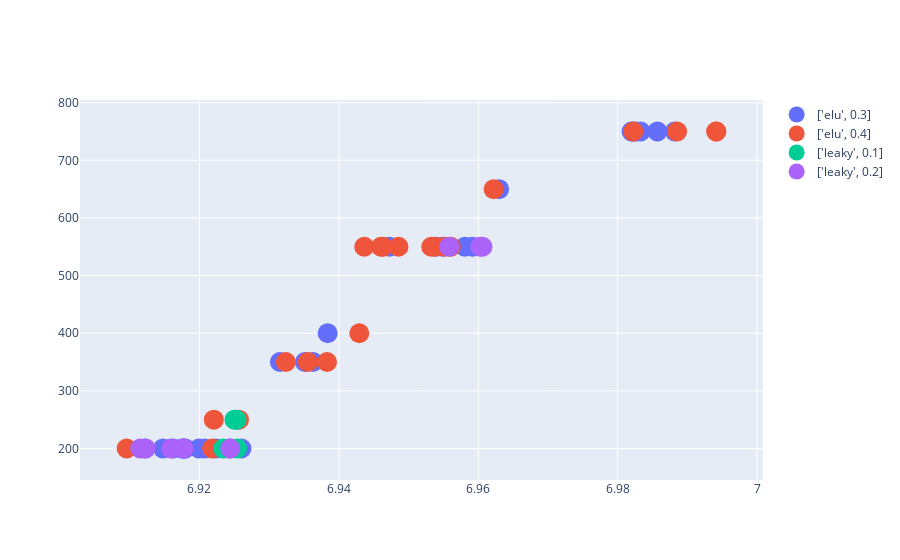

The notebook cell saved with this chart:
### Code cell
results.results_dataframe_graph(facet='activation',att=['drop','full', 'activation','lag'], count=True, threshold=6.9)

### Figure 1 — Plotly figure (JSON) as saved in the notebook; plotly's stock layout.template omitted (floating-point values rounded to 4 significant figures)
{"data": [{"marker": {"size": 20}, "mode": "markers", "name": "['elu', 0.3]", "text": ["drop:0.0-full:[1024, 512, 256]-activation:['elu', 0.3]-lag:18-activation:['elu', 0.3]", "drop:0.0-full:[1024, 512, 256]-activation:['elu', 0.3]-lag:6-activation:['elu', 0.3]", "drop:0.0-full:[1024, 512]-activation:['elu', 0.3]-lag:6-activation:['elu', 0.3]", "drop:0.0-full:[2048, 1024, 512]-activation:['elu', 0.3]-lag:6-activation:['elu', 0.3]", "drop:0.0-full:[2048, 1024]-activation:['elu', 0.3]-lag:6-activation:['elu', 0.3]", "drop:0.1-full:[1024, 512, 256]-activation:['elu', 0.3]-lag:6-activation:['elu', 0.3]", "drop:0.1-full:[1024, 512]-activation:['elu', 0.3]-lag:6-activation:['elu', 0.3]", "drop:0.1-full:[128, 64, 32]-activation:['elu', 0.3]-lag:6-activation:['elu', 0.3]", "drop:0.1-full:[2048, 1024, 512]-activation:['elu', 0.3]-lag:6-activation:['elu', 0.3]", "drop:0.1-full:[2048, 1024]-activation:['elu', 0.3]-lag:12-activation:['elu', 0.3]", "drop:0.1-full:[2048, 1024]-activation:['elu', 0.3]-lag:6-activation:['elu', 0.3]", "drop:0.1-full:[256, 128]-activation:['elu', 0.3]-lag:12-activation:['elu', 0.3]", "drop:0.1-full:[256, 128]-activation:['elu', 0.3]-lag:6-activation:['elu', 0.3]", "drop:0.1-full:[512, 256]-activation:['elu', 0.3]-lag:12-activation:['elu', 0.3]", "drop:0.1-full:[64, 32, 16]-activation:['elu', 0.3]-lag:12-activation:['elu', 0.3]", "drop:0.2-full:[1024, 512, 256]-activation:['elu', 0.3]-lag:12-activation:['elu', 0.3]", "drop:0.2-full:[1024, 512, 256]-activation:['elu', 0.3]-lag:6-activation:['elu', 0.3]", "drop:0.2-full:[1024, 512]-activation:['elu', 0.3]-lag:6-activation:['elu', 0.3]", "drop:0.2-full:[2048, 1024, 512]-activation:['elu', 0.3]-lag:12-activation:['elu', 0.3]", "drop:0.2-full:[2048, 1024, 512]-activation:['elu', 0.3]-lag:6-activation:['elu', 0.3]", "drop:0.2-full:[2048, 1024]-activation:['elu', 0.3]-lag:12-activation:['elu', 0.3]", "drop:0.2-full:[2048, 1024]-activation:['elu', 0.3]-lag:6-activation:['elu', 0.3]", "drop:0.2-full:[256, 128]-activation:['elu', 0.3]-lag:12-activation:['elu', 0.3]", "drop:0.2-full:[256, 128]-activation:['elu', 0.3]-lag:6-activation:['elu', 0.3]", "drop:0.2-full:[512, 256]-activation:['elu', 0.3]-lag:12-activation:['elu', 0.3]", "drop:0.2-full:[512, 256]-activation:['elu', 0.3]-lag:6-activation:['elu', 0.3]", "drop:0.2-full:[64]-activation:['elu', 0.3]-lag:6-activation:['elu', 0.3]", "drop:0.3-full:[1024, 512, 256]-activation:['elu', 0.3]-lag:6-activation:['elu', 0.3]", "drop:0.3-full:[1024, 512]-activation:['elu', 0.3]-lag:6-activation:['elu', 0.3]", "drop:0.3-full:[1024]-activation:['elu', 0.3]-lag:6-activation:['elu', 0.3]", "drop:0.3-full:[2048, 1024, 512]-activation:['elu', 0.3]-lag:6-activation:['elu', 0.3]", "drop:0.3-full:[2048, 1024]-activation:['elu', 0.3]-lag:12-activation:['elu', 0.3]", "drop:0.3-full:[2048, 1024]-activation:['elu', 0.3]-lag:6-activation:['elu', 0.3]", "drop:0.3-full:[512, 256]-activation:['elu', 0.3]-lag:12-activation:['elu', 0.3]", "drop:0.3-full:[512, 256]-activation:['elu', 0.3]-lag:6-activation:['elu', 0.3]", "drop:0.3-full:[512]-activation:['elu', 0.3]-lag:24-activation:['elu', 0.3]", "drop:0.3-full:[64, 32, 16]-activation:['elu', 0.3]-lag:24-activation:['elu', 0.3]", "drop:0.4-full:[1024, 512, 256]-activation:['elu', 0.3]-lag:12-activation:['elu', 0.3]", "drop:0.4-full:[1024, 512, 256]-activation:['elu', 0.3]-lag:18-activation:['elu', 0.3]", "drop:0.4-full:[1024, 512, 256]-activation:['elu', 0.3]-lag:24-activation:['elu', 0.3]", "drop:0.4-full:[1024, 512, 256]-activation:['elu', 0.3]-lag:6-activation:['elu', 0.3]", "drop:0.4-full:[2048, 1024, 512]-activation:['elu', 0.3]-lag:12-activation:['elu', 0.3]", "drop:0.4-full:[2048, 1024, 512]-activation:['elu', 0.3]-lag:18-activation:['elu', 0.3]", "drop:0.4-full:[2048, 1024, 512]-activation:['elu', 0.3]-lag:24-activation:['elu', 0.3]", "drop:0.4-full:[2048, 1024, 512]-activation:['elu', 0.3]-lag:6-activation:['elu', 0.3]", "drop:0.4-full:[512, 256]-activation:['elu', 0.3]-lag:6-activation:['elu', 0.3]", "drop:0.5-full:[1024, 512, 256]-activation:['elu', 0.3]-lag:18-activation:['elu', 0.3]", "drop:0.5-full:[1024, 512, 256]-activation:['elu', 0.3]-lag:6-activation:['elu', 0.3]", "drop:0.5-full:[1024]-activation:['elu', 0.3]-lag:18-activation:['elu', 0.3]", "drop:0.5-full:[128, 64]-activation:['elu', 0.3]-lag:18-activation:['elu', 0.3]", "drop:0.5-full:[128]-activation:['elu', 0.3]-lag:6-activation:['elu', 0.3]", "drop:0.5-full:[2048, 1024, 512]-activation:['elu', 0.3]-lag:18-activation:['elu', 0.3]", "drop:0.5-full:[2048, 1024, 512]-activation:['elu', 0.3]-lag:6-activation:['elu', 0.3]"], "type": "scatter", "x": [6.926, 6.947, 6.936, 6.932, 6.982, 6.983, 6.988, 6.916, 6.958, 6.918, 6.921, 6.915, 6.954, 6.983, 6.918, 6.986, 6.922, 6.982, 6.92, 6.935, 6.938, 6.959, 6.955, 6.924, 6.963, 6.912, 6.918, 6.918], "y": [200, 550, 350, 350, 750, 750, 750, 200, 550, 200, 200, 200, 550, 750, 200, 750, 200, 750, 200, 350, 400, 550, 550, 200, 650, 200, 200, 200]}, {"marker": {"size": 20}, "mode": "markers", "name": "['elu', 0.4]", "text": ["drop:0.0-full:[1024, 512, 256]-activation:['elu', 0.4]-lag:6-activation:['elu', 0.4]", "drop:0.0-full:[1024, 512]-activation:['elu', 0.4]-lag:6-activation:['elu', 0.4]", "drop:0.0-full:[2048, 1024, 512]-activation:['elu', 0.4]-lag:6-activation:['elu', 0.4]", "drop:0.0-full:[2048, 1024]-activation:['elu', 0.4]-lag:6-activation:['elu', 0.4]", "drop:0.1-full:[1024, 512, 256]-activation:['elu', 0.4]-lag:6-activation:['elu', 0.4]", "drop:0.1-full:[1024, 512]-activation:['elu', 0.4]-lag:6-activation:['elu', 0.4]", "drop:0.1-full:[1024]-activation:['elu', 0.4]-lag:6-activation:['elu', 0.4]", "drop:0.1-full:[128]-activation:['elu', 0.4]-lag:12-activation:['elu', 0.4]", "drop:0.1-full:[2048, 1024, 512]-activation:['elu', 0.4]-lag:6-activation:['elu', 0.4]", "drop:0.1-full:[2048, 1024]-activation:['elu', 0.4]-lag:6-activation:['elu', 0.4]", "drop:0.1-full:[4096]-activation:['elu', 0.4]-lag:24-activation:['elu', 0.4]", "drop:0.1-full:[64, 32]-activation:['elu', 0.4]-lag:24-activation:['elu', 0.4]", "drop:0.2-full:[1024, 512, 256]-activation:['elu', 0.4]-lag:12-activation:['elu', 0.4]", "drop:0.2-full:[1024, 512, 256]-activation:['elu', 0.4]-lag:6-activation:['elu', 0.4]", "drop:0.2-full:[1024, 512]-activation:['elu', 0.4]-lag:6-activation:['elu', 0.4]", "drop:0.2-full:[2048, 1024, 512]-activation:['elu', 0.4]-lag:12-activation:['elu', 0.4]", "drop:0.2-full:[2048, 1024, 512]-activation:['elu', 0.4]-lag:6-activation:['elu', 0.4]", "drop:0.2-full:[2048, 1024]-activation:['elu', 0.4]-lag:12-activation:['elu', 0.4]", "drop:0.2-full:[2048, 1024]-activation:['elu', 0.4]-lag:6-activation:['elu', 0.4]", "drop:0.2-full:[512]-activation:['elu', 0.4]-lag:18-activation:['elu', 0.4]", "drop:0.3-full:[1024, 512, 256]-activation:['elu', 0.4]-lag:6-activation:['elu', 0.4]", "drop:0.3-full:[1024, 512]-activation:['elu', 0.4]-lag:6-activation:['elu', 0.4]", "drop:0.3-full:[2048, 1024, 512]-activation:['elu', 0.4]-lag:6-activation:['elu', 0.4]", "drop:0.3-full:[2048, 1024]-activation:['elu', 0.4]-lag:12-activation:['elu', 0.4]", "drop:0.3-full:[2048, 1024]-activation:['elu', 0.4]-lag:6-activation:['elu', 0.4]", "drop:0.3-full:[512, 256, 128]-activation:['elu', 0.4]-lag:24-activation:['elu', 0.4]", "drop:0.3-full:[512, 256]-activation:['elu', 0.4]-lag:12-activation:['elu', 0.4]", "drop:0.3-full:[64, 32, 16]-activation:['elu', 0.4]-lag:24-activation:['elu', 0.4]", "drop:0.4-full:[1024, 512, 256]-activation:['elu', 0.4]-lag:18-activation:['elu', 0.4]", "drop:0.4-full:[128, 64]-activation:['elu', 0.4]-lag:12-activation:['elu', 0.4]", "drop:0.4-full:[2048, 1024, 512]-activation:['elu', 0.4]-lag:18-activation:['elu', 0.4]", "drop:0.4-full:[2048, 1024, 512]-activation:['elu', 0.4]-lag:6-activation:['elu', 0.4]", "drop:0.5-full:[1024, 512, 256]-activation:['elu', 0.4]-lag:6-activation:['elu', 0.4]", "drop:0.5-full:[2048, 1024, 512]-activation:['elu', 0.4]-lag:18-activation:['elu', 0.4]", "drop:0.5-full:[2048, 1024, 512]-activation:['elu', 0.4]-lag:6-activation:['elu', 0.4]"], "type": "scatter", "x": [6.936, 6.949, 6.938, 6.946, 6.994, 6.962, 6.994, 6.955, 6.932, 6.982, 6.956, 6.926, 6.989, 6.922, 6.953, 6.943, 6.944, 6.954, 6.922, 6.946, 6.91], "y": [350, 550, 350, 550, 750, 650, 750, 550, 350, 750, 550, 250, 750, 250, 550, 400, 550, 550, 200, 550, 200]}, {"marker": {"size": 20}, "mode": "markers", "name": "['leaky', 0.1]", "text": ["drop:0.0-full:[128, 64, 32]-activation:['leaky', 0.1]-lag:6-activation:['leaky', 0.1]", "drop:0.0-full:[2048, 1024]-activation:['leaky', 0.1]-lag:6-activation:['leaky', 0.1]", "drop:0.0-full:[256, 128, 64]-activation:['leaky', 0.1]-lag:12-activation:['leaky', 0.1]", "drop:0.0-full:[256, 128]-activation:['leaky', 0.1]-lag:24-activation:['leaky', 0.1]", "drop:0.0-full:[4096]-activation:['leaky', 0.1]-lag:6-activation:['leaky', 0.1]", "drop:0.1-full:[1024, 512]-activation:['leaky', 0.1]-lag:24-activation:['leaky', 0.1]", "drop:0.1-full:[128, 64, 32]-activation:['leaky', 0.1]-lag:24-activation:['leaky', 0.1]", "drop:0.1-full:[2048, 1024]-activation:['leaky', 0.1]-lag:6-activation:['leaky', 0.1]", "drop:0.1-full:[256, 128]-activation:['leaky', 0.1]-lag:24-activation:['leaky', 0.1]", "drop:0.2-full:[1024, 512, 256]-activation:['leaky', 0.1]-lag:12-activation:['leaky', 0.1]", "drop:0.2-full:[1024, 512]-activation:['leaky', 0.1]-lag:12-activation:['leaky', 0.1]", "drop:0.2-full:[128, 64]-activation:['leaky', 0.1]-lag:12-activation:['leaky', 0.1]", "drop:0.2-full:[2048, 1024]-activation:['leaky', 0.1]-lag:6-activation:['leaky', 0.1]", "drop:0.2-full:[256, 128]-activation:['leaky', 0.1]-lag:12-activation:['leaky', 0.1]", "drop:0.2-full:[512, 256]-activation:['leaky', 0.1]-lag:12-activation:['leaky', 0.1]", "drop:0.2-full:[64, 32, 16]-activation:['leaky', 0.1]-lag:12-activation:['leaky', 0.1]", "drop:0.3-full:[2048, 1024]-activation:['leaky', 0.1]-lag:6-activation:['leaky', 0.1]", "drop:0.3-full:[512, 256, 128]-activation:['leaky', 0.1]-lag:12-activation:['leaky', 0.1]", "drop:0.3-full:[512, 256, 128]-activation:['leaky', 0.1]-lag:18-activation:['leaky', 0.1]", "drop:0.3-full:[512]-activation:['leaky', 0.1]-lag:18-activation:['leaky', 0.1]", "drop:0.4-full:[1024, 512, 256]-activation:['leaky', 0.1]-lag:6-activation:['leaky', 0.1]", "drop:0.4-full:[2048, 1024, 512]-activation:['leaky', 0.1]-lag:18-activation:['leaky', 0.1]", "drop:0.4-full:[2048, 1024, 512]-activation:['leaky', 0.1]-lag:6-activation:['leaky', 0.1]", "drop:0.4-full:[256, 128]-activation:['leaky', 0.1]-lag:12-activation:['leaky', 0.1]", "drop:0.4-full:[256, 128]-activation:['leaky', 0.1]-lag:6-activation:['leaky', 0.1]", "drop:0.4-full:[64, 32, 16]-activation:['leaky', 0.1]-lag:24-activation:['leaky', 0.1]", "drop:0.5-full:[32]-activation:['leaky', 0.1]-lag:18-activation:['leaky', 0.1]"], "type": "scatter", "x": [6.923, 6.925, 6.925, 6.925], "y": [200, 250, 250, 200]}, {"marker": {"size": 20}, "mode": "markers", "name": "['leaky', 0.2]", "text": ["drop:0.0-full:[1024, 512, 256]-activation:['leaky', 0.2]-lag:6-activation:['leaky', 0.2]", "drop:0.0-full:[128]-activation:['leaky', 0.2]-lag:18-activation:['leaky', 0.2]", "drop:0.0-full:[2048, 1024, 512]-activation:['leaky', 0.2]-lag:24-activation:['leaky', 0.2]", "drop:0.0-full:[2048, 1024]-activation:['leaky', 0.2]-lag:6-activation:['leaky', 0.2]", "drop:0.0-full:[64, 32]-activation:['leaky', 0.2]-lag:6-activation:['leaky', 0.2]", "drop:0.1-full:[2048, 1024]-activation:['leaky', 0.2]-lag:6-activation:['leaky', 0.2]", "drop:0.1-full:[4096]-activation:['leaky', 0.2]-lag:24-activation:['leaky', 0.2]", "drop:0.1-full:[512]-activation:['leaky', 0.2]-lag:6-activation:['leaky', 0.2]", "drop:0.1-full:[64, 32, 16]-activation:['leaky', 0.2]-lag:6-activation:['leaky', 0.2]", "drop:0.2-full:[1024]-activation:['leaky', 0.2]-lag:18-activation:['leaky', 0.2]", "drop:0.2-full:[1024]-activation:['leaky', 0.2]-lag:24-activation:['leaky', 0.2]", "drop:0.2-full:[128, 64, 32]-activation:['leaky', 0.2]-lag:12-activation:['leaky', 0.2]", "drop:0.2-full:[128, 64]-activation:['leaky', 0.2]-lag:12-activation:['leaky', 0.2]", "drop:0.2-full:[128]-activation:['leaky', 0.2]-lag:18-activation:['leaky', 0.2]", "drop:0.2-full:[2048, 1024]-activation:['leaky', 0.2]-lag:12-activation:['leaky', 0.2]", "drop:0.2-full:[2048, 1024]-activation:['leaky', 0.2]-lag:6-activation:['leaky', 0.2]", "drop:0.2-full:[256, 128, 64]-activation:['leaky', 0.2]-lag:18-activation:['leaky', 0.2]", "drop:0.2-full:[32]-activation:['leaky', 0.2]-lag:24-activation:['leaky', 0.2]", "drop:0.2-full:[512, 256]-activation:['leaky', 0.2]-lag:12-activation:['leaky', 0.2]", "drop:0.2-full:[64, 32, 16]-activation:['leaky', 0.2]-lag:12-activation:['leaky', 0.2]", "drop:0.3-full:[1024, 512, 256]-activation:['leaky', 0.2]-lag:6-activation:['leaky', 0.2]", "drop:0.3-full:[2048, 1024]-activation:['leaky', 0.2]-lag:12-activation:['leaky', 0.2]", "drop:0.3-full:[2048, 1024]-activation:['leaky', 0.2]-lag:6-activation:['leaky', 0.2]", "drop:0.3-full:[512, 256]-activation:['leaky', 0.2]-lag:6-activation:['leaky', 0.2]", "drop:0.3-full:[512]-activation:['leaky', 0.2]-lag:6-activation:['leaky', 0.2]", "drop:0.4-full:[1024, 512, 256]-activation:['leaky', 0.2]-lag:18-activation:['leaky', 0.2]", "drop:0.4-full:[1024, 512, 256]-activation:['leaky', 0.2]-lag:6-activation:['leaky', 0.2]", "drop:0.4-full:[1024]-activation:['leaky', 0.2]-lag:6-activation:['leaky', 0.2]", "drop:0.4-full:[128, 64]-activation:['leaky', 0.2]-lag:6-activation:['leaky', 0.2]", "drop:0.4-full:[128]-activation:['leaky', 0.2]-lag:18-activation:['leaky', 0.2]", "drop:0.4-full:[2048, 1024, 512]-activation:['leaky', 0.2]-lag:18-activation:['leaky', 0.2]", "drop:0.4-full:[2048, 1024, 512]-activation:['leaky', 0.2]-lag:6-activation:['leaky', 0.2]", "drop:0.4-full:[512]-activation:['leaky', 0.2]-lag:24-activation:['leaky', 0.2]", "drop:0.4-full:[64, 32, 16]-activation:['leaky', 0.2]-lag:6-activation:['leaky', 0.2]", "drop:0.5-full:[128, 64]-activation:['leaky', 0.2]-lag:12-activation:['leaky', 0.2]", "drop:0.5-full:[256, 128]-activation:['leaky', 0.2]-lag:12-activation:['leaky', 0.2]", "drop:0.5-full:[32]-activation:['leaky', 0.2]-lag:12-activation:['leaky', 0.2]", "drop:0.5-full:[64, 32, 16]-activation:['leaky', 0.2]-lag:12-activation:['leaky', 0.2]"], "type": "scatter", "x": [6.918, 6.924, 6.956, 6.912, 6.961, 6.916, 6.96, 6.911], "y": [200, 200, 550, 200, 550, 200, 550, 200]}, {"marker": {"size": 20}, "mode": "markers", "name": "hard_sigmoid", "text": ["drop:0.0-full:[64, 32]-activation:hard_sigmoid-lag:24-activation:hard_sigmoid", "drop:0.1-full:[32]-activation:hard_sigmoid-lag:18-activation:hard_sigmoid", "drop:0.3-full:[2048]-activation:hard_sigmoid-lag:6-activation:hard_sigmoid", "drop:0.3-full:[512]-activation:hard_sigmoid-lag:6-activation:hard_sigmoid", "drop:0.4-full:[1024, 512]-activation:hard_sigmoid-lag:12-activation:hard_sigmoid", "drop:0.4-full:[2048, 1024, 512]-activation:hard_sigmoid-lag:12-activation:hard_sigmoid", "drop:0.4-full:[512]-activation:hard_sigmoid-lag:6-activation:hard_sigmoid", "drop:0.5-full:[2048, 1024]-activation:hard_sigmoid-lag:6-activation:hard_sigmoid", "drop:0.5-full:[512]-activation:hard_sigmoid-lag:12-activation:hard_sigmoid", "drop:0.5-full:[64, 32]-activation:hard_sigmoid-lag:6-activation:hard_sigmoid"], "type": "scatter", "x": [], "y": []}, {"marker": {"size": 20}, "mode": "markers", "name": "linear", "text": ["drop:0.0-full:[256, 128, 64]-activation:linear-lag:18-activation:linear", "drop:0.1-full:[128, 64, 32]-activation:linear-lag:18-activation:linear", "drop:0.1-full:[64]-activation:linear-lag:24-activation:linear", "drop:0.2-full:[1024, 512, 256]-activation:linear-lag:18-activation:linear", "drop:0.2-full:[256, 128, 64]-activation:linear-lag:24-activation:linear", "drop:0.3-full:[2048, 1024, 512]-activation:linear-lag:18-activation:linear", "drop:0.4-full:[1024, 512]-activation:linear-lag:24-activation:linear", "drop:0.4-full:[128, 64, 32]-activation:linear-lag:18-activation:linear", "drop:0.4-full:[256, 128]-activation:linear-lag:24-activation:linear", "drop:0.5-full:[2048, 1024, 512]-activation:linear-lag:24-activation:linear", "drop:0.5-full:[32]-activation:linear-lag:24-activation:linear", "drop:0.5-full:[32]-activation:linear-lag:6-activation:linear"], "type": "scatter", "x": [], "y": []}, {"marker": {"size": 20}, "mode": "markers", "name": "relu", "text": ["drop:0.0-full:[256]-activation:relu-lag:6-activation:relu", "drop:0.0-full:[4096]-activation:relu-lag:12-activation:relu", "drop:0.1-full:[1024, 512, 256]-activation:relu-lag:18-activation:relu", "drop:0.1-full:[1024, 512]-activation:relu-lag:18-activation:relu", "drop:0.1-full:[2048, 1024, 512]-activation:relu-lag:12-activation:relu", "drop:0.1-full:[2048, 1024, 512]-activation:relu-lag:6-activation:relu", "drop:0.1-full:[32]-activation:relu-lag:6-activation:relu", "drop:0.1-full:[512, 256]-activation:relu-lag:18-activation:relu", "drop:0.1-full:[512, 256]-activation:relu-lag:6-activation:relu", "drop:0.2-full:[1024, 512, 256]-activation:relu-lag:6-activation:relu", "drop:0.2-full:[2048, 1024]-activation:relu-lag:12-activation:relu", "drop:0.2-full:[2048, 1024]-activation:relu-lag:6-activation:relu", "drop:0.2-full:[512, 256, 128]-activation:relu-lag:18-activation:relu", "drop:0.2-full:[512, 256]-activation:relu-lag:24-activation:relu", "drop:0.3-full:[2048, 1024]-activation:relu-lag:12-activation:relu", "drop:0.3-full:[2048, 1024]-activation:relu-lag:6-activation:relu", "drop:0.3-full:[256]-activation:relu-lag:6-activation:relu", "drop:0.3-full:[512, 256]-activation:relu-lag:18-activation:relu", "drop:0.3-full:[64, 32, 16]-activation:relu-lag:6-activation:relu", "drop:0.4-full:[128, 64]-activation:relu-lag:24-activation:relu", "drop:0.4-full:[128, 64]-activation:relu-lag:6-activation:relu", "drop:0.4-full:[256]-activation:relu-lag:24-activation:relu", "drop:0.4-full:[512, 256]-activation:relu-lag:12-activation:relu", "drop:0.4-full:[64, 32, 16]-activation:relu-lag:12-activation:relu", "drop:0.5-full:[256, 128, 64]-activation:relu-lag:18-activation:relu", "drop:0.5-full:[256]-activation:relu-lag:12-activation:relu"], "type": "scatter", "x": [], "y": []}], "layout": {}}
